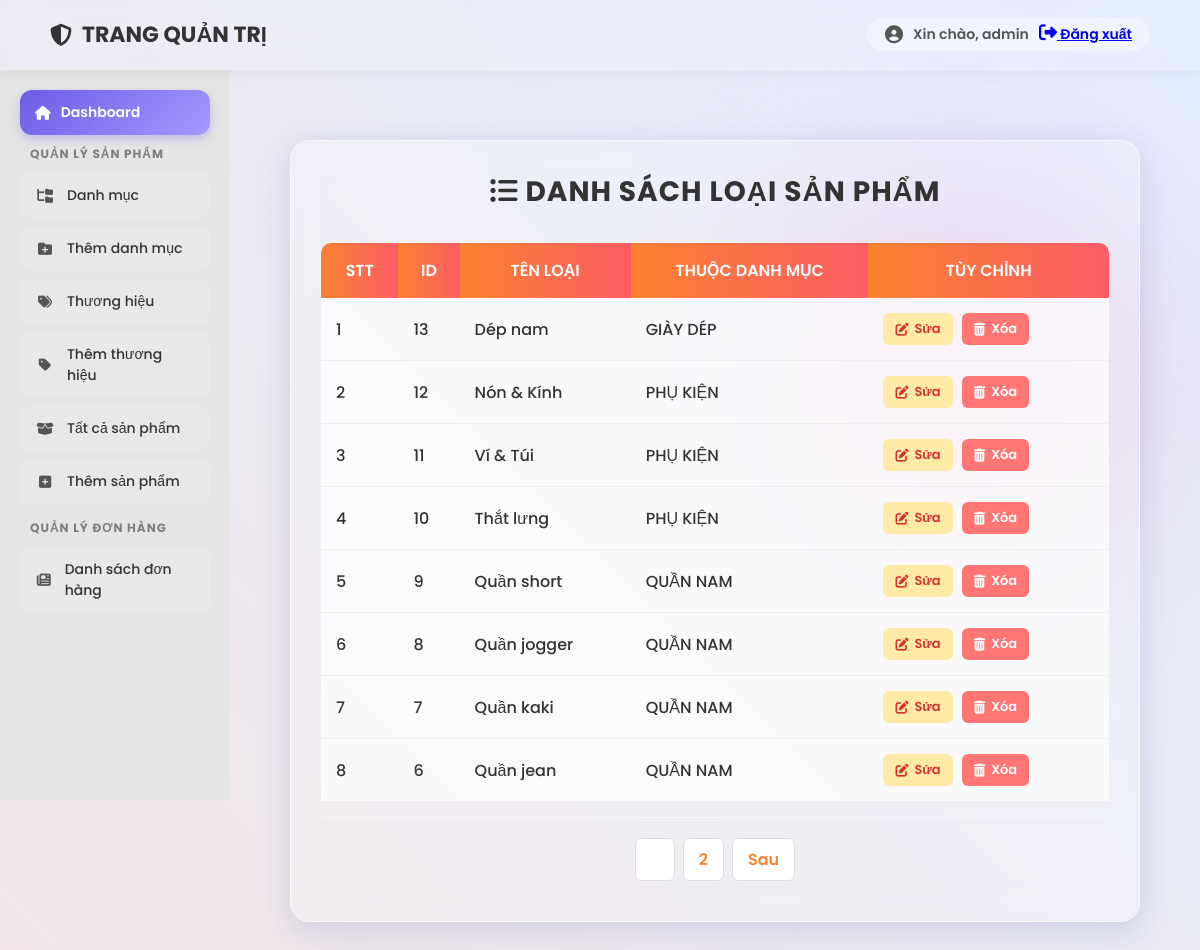
/5Themen/5Themen-project/admin/brandlist.php (signed in), run on the app's committed database.
### tables this page shows
CREATE TABLE IF NOT EXISTS `tbl_brand` (
  `brand_id` int(11) NOT NULL AUTO_INCREMENT,
  `brand_name` varchar(255) NOT NULL,
  `category_id` int(11) NOT NULL,
  PRIMARY KEY (`brand_id`),
  KEY `fk_brand_category` (`category_id`),
  CONSTRAINT `fk_brand_category` FOREIGN KEY (`category_id`) REFERENCES `tbl_category` (`category_id`) ON DELETE CASCADE
);

CREATE TABLE IF NOT EXISTS `tbl_category` (
  `category_id` int(11) NOT NULL AUTO_INCREMENT,
  `category_name` varchar(255) NOT NULL,
  `parent_id` int(11) NOT NULL DEFAULT 0,
  PRIMARY KEY (`category_id`),
  KEY `idx_parent_id` (`parent_id`)
);

### 5Themen/5Themen-project/include/database.php (called while the page is built, shortened)
<?php
class Database {
    public $link;
    private function connectDB() {
        $this->link = new mysqli(DB_HOST, DB_USER, DB_PASS, DB_NAME);
        $this->link->set_charset("utf8mb4");
    }
    public function select($q)  { return $this->link->query($q); }
}
?>

### 5Themen/5Themen-project/admin/class/brand_class.php (called while the page is built, shortened)
<?php
$rootPath = dirname(__DIR__, 2);
require_once $rootPath . '/include/database.php';
class Brand {
    private $db;
    public function __construct() {
        $this->db = new Database();
    }
    public function show_brand($offset = null, $limit = null) {
        $sql = "
            SELECT b.*, c.category_name
            FROM tbl_brand b
            LEFT JOIN tbl_category c
                   ON b.category_id = c.category_id
            ORDER BY b.brand_id DESC
        ";
        if ($offset !== null && $limit !== null) {
            $offset = (int)$offset;
            $limit  = (int)$limit;
            $sql .= " LIMIT $offset, $limit";
        }
        return $this->db->select($sql);
    }
    public function count_all_brands() {
        $sql = "SELECT COUNT(*) AS total FROM tbl_brand";
        $result = $this->db->select($sql);
        $row = $result->fetch_assoc();
        return (int)$row['total'];
    }
}
?>

### 5Themen/5Themen-project/admin/brandlist.php (the view, shortened to what this page needs)
<?php
require_once "../include/database.php";
require_once __DIR__ . "/header.php";
require_once __DIR__ . "/slider.php";
require_once __DIR__ . "/class/brand_class.php";
$b = new Brand();
$records_per_page = 8;
$current_page     = (isset($_GET['page']) && (int)$_GET['page'] > 0)
                    ? (int)$_GET['page']
                    : 1;
$total_records = $b->count_all_brands();
$total_pages   = ceil($total_records / $records_per_page);
$start_limit = ($current_page - 1) * $records_per_page;
$list        = $b->show_brand($start_limit, $records_per_page);
?>
<div class="admin-content-right">
    <div class="blob-decor-list"></div>
    <div class="list-container">
        <h1 class="list-title"><i class="fa-solid fa-list-ul"></i> Danh sách loại sản phẩm</h1>
        <table>
            <thead>
                <tr>
                    <th>STT</th>
                    <th>ID</th>
                    <th>Tên loại</th>
                    <th>Thuộc danh mục</th>
                    <th>Tùy chỉnh</th>
                </tr>
            </thead>
            <tbody>
                <?php if ($list && $list->num_rows > 0): ?>
                    <?php $i = $start_limit + 1; ?>
                    <?php while ($r = $list->fetch_assoc()): ?>
                        <tr>
                            <td><?= $i++ ?></td>
                            <td><?= $r['brand_id'] ?></td>
                            <td><?= htmlspecialchars($r['brand_name']) ?></td>
                            <td><?= htmlspecialchars($r['category_name']) ?></td>
                            <td>
                                <a href="brandedit.php?brand_id=<?= $r['brand_id'] ?>" class="action-link edit-btn">
                                    <i class="fa-solid fa-pen-to-square"></i> Sửa
                                </a>
                                <a href="brandelete.php?brand_id=<?= $r['brand_id'] ?>"
                                   onclick="return confirm('Bạn có chắc muốn xóa loại sản phẩm ID: <?= $r['brand_id'] ?>?')"
                                   class="action-link delete-btn">
                                    <i class="fa-solid fa-trash-can"></i> Xóa
                                </a>
                            </td>
                        </tr>
                    <?php endwhile; ?>
                <?php endif; ?>
            </tbody>
        </table>
        <?php if ($total_pages >= 1): ?>
            <div class="pagination">
                <?php for ($p = 1; $p <= $total_pages; $p++): ?>
                    <?php if ($p == $current_page): ?>
                        <span class="current-page"><?= $p ?></span>
                    <?php else: ?>
                        <a href="?page=<?= $p ?>"><?= $p ?></a>
                    <?php endif; ?>
                <?php endfor; ?>
                <?php if ($current_page < $total_pages): ?>
                    <a href="?page=<?= $current_page + 1 ?>">Sau</a>
                <?php endif; ?>
            </div>
        <?php endif; ?>
    </div>
</div>
</section>
</body>
</html>

### 5Themen/5Themen-project/admin/header.php (style rules this page uses)
:root { --header-height: 70px; }
* { margin: 0; padding: 0; box-sizing: border-box; }
body { font-family: "Poppins", sans-serif; background: linear-gradient(45deg, #f3e7e9 0%, #e3eeff 100%); min-height: 100vh; padding-top: var(--header-height); }

### 5Themen/5Themen-project/admin/brandlist.php (style rules this page uses)
.admin-content-right { margin-left: 230px; flex: 1; padding: 40px; position: relative; }
.list-container { padding: 30px; border-radius: 20px; background: rgba(255,255,255,0.2); backdrop-filter: blur(15px); border: 1px solid rgba(255,255,255,0.6); box-shadow: 0 8px 32px rgba(31,38,135,0.15); animation: fadeIn 0.5s ease-out; }
.list-title { font-size: 28px; font-weight: 700; color: #333; text-align: center; margin-bottom: 30px; text-transform: uppercase; letter-spacing: 1px; }
table { width: 100%; border-collapse: separate; border-spacing: 0; }
table th { background: linear-gradient(90deg, #fa8231, #fc5c65); color: white; padding: 15px; font-weight: 600; text-transform: uppercase; white-space: nowrap; }
table tr:first-child th:first-child { border-top-left-radius: 10px; }
table tr:first-child th:last-child { border-top-right-radius: 10px; }
table td { padding: 15px; background: rgba(255,255,255,0.7); border-bottom: 1px solid #eee; font-weight: 500; color: #333; }
table tbody tr { transition: 0.3s; }
.action-link { display: inline-flex; align-items: center; gap: 6px; text-decoration: none; padding: 6px 12px; border-radius: 6px; font-weight: 600; font-size: 13px; margin-right: 5px; transition: 0.2s; white-space: nowrap; }
.edit-btn { background: #ffeaa7; color: #d63031; }
.delete-btn { background: #ff7675; color: white; }
.blob-decor-list { position: absolute; width: 350px; height: 350px; background: linear-gradient(180deg, #f093fb 0%, #f5576c 100%); border-radius: 50%; filter: blur(100px); opacity: 0.3; z-index: -1; top: 10%; right: 5%; animation: float 10s infinite alternate; }
.pagination { display: flex; justify-content: center; padding: 20px 0 10px; margin-top: 15px; border-top: 1px solid rgba(255,255,255,0.5); }
.pagination a, .pagination span { padding: 8px 15px; margin: 0 4px; border: 1px solid #ddd; border-radius: 6px; font-weight: 600; background: #fff; text-decoration: none; min-width: 40px; text-align: center; color: #fa8231; transition: 0.2s; }
.current-page { background: #fc5c65; color: white !important; border-color: #fc5c65; }

### data on the page
tbl_brand: brand_id "13", brand_name "Dép nam", category.category_name "GIÀY DÉP"
tbl_brand: brand_id "12", brand_name "Nón & Kính", category.category_name "PHỤ KIỆN"
tbl_brand: brand_id "11", brand_name "Ví & Túi", category.category_name "PHỤ KIỆN"
tbl_brand: brand_id "10", brand_name "Thắt lưng", category.category_name "PHỤ KIỆN"
tbl_brand: brand_id "9", brand_name "Quần short", category.category_name "QUẦN NAM"
tbl_brand: brand_id "8", brand_name "Quần jogger", category.category_name "QUẦN NAM"
tbl_brand: brand_id "7", brand_name "Quần kaki", category.category_name "QUẦN NAM"
tbl_brand: brand_id "6", brand_name "Quần jean", category.category_name "QUẦN NAM"

### other printed values
$adminDisplayName "admin"
